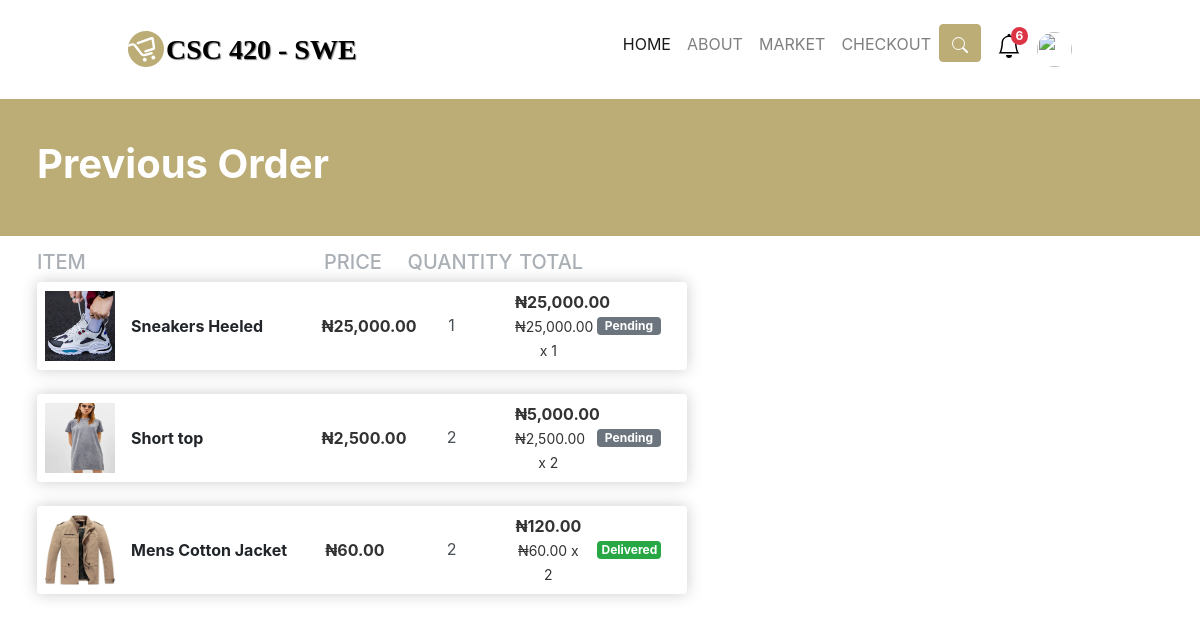
Page /user/order/ (signed in) on the committed database.
### products/models.py (models this page shows, shortened)
class ProductImage(models.Model):
    product = models.ForeignKey(Product, on_delete=models.CASCADE)
    image = models.ImageField(default='2placeholder_test_b9l9NT5.png', upload_to='product_images')
    date_posted = models.DateTimeField(default=datetime.now)

class Checkout(models.Model):
    user = models.ForeignKey(settings.AUTH_USER_MODEL, on_delete=models.CASCADE)
    product = models.ForeignKey(Product, on_delete=models.CASCADE)
    quantity = models.IntegerField(default=0)
    complete = models.BooleanField(default=False, null=True, blank=True)
    date_posted = models.DateTimeField(default=datetime.now)
    class Meta:
        ordering = ["-date_posted"]
    @property
    def get_total(self):
        total = self.product.price * self.quantity
        return total

class Product(models.Model):
    id = models.UUIDField(default=uuid.uuid4, unique=True, primary_key=True, editable=False)
    name = models.CharField(max_length=100)
    price = models.FloatField(default=0)
    description = models.TextField()
    category = models.ForeignKey(Category, on_delete=models.CASCADE)
    rating_count = models.FloatField(default=0)
    product_purchase = models.IntegerField(default=0)
    shipping_fee = models.FloatField(default=10)
    date_posted = models.DateTimeField(default=datetime.now)
    date_updated = models.DateTimeField(auto_now=True)
    delivery_period = models.IntegerField(default=0)
    class Meta:
        ordering = ["-date_posted"]

class Order(models.Model):
    ORDER_CATEGORIES = [
        ("Pending", "Pending"), ("Delivered", "Delivered"),
    ]
    user = models.ForeignKey(settings.AUTH_USER_MODEL, on_delete=models.CASCADE)
    transaction_id = models.CharField(max_length=30)
    order_item = models.ManyToManyField(Checkout, related_name="order_item")
    default_order_item = models.CharField(max_length=1000, null=True, blank=True)
    reference = models.CharField(max_length=500, null=True, blank=True)
    default_price = models.FloatField(default=0)
    ordered = models.BooleanField(default=False)
    date_posted = models.DateTimeField(default=datetime.now)
    address = models.CharField(max_length=500, null=True, blank=True)
    order_status = models.CharField(choices=ORDER_CATEGORIES, max_length=50)
    coupon = models.ForeignKey(Coupon, on_delete=models.SET_NULL, null=True, blank=True)  # Optional foreign key
    class Meta:
        ordering = ["-date_posted"]

### users/views.py (the view)
# urls.py: path("user/order/", user_view.user_orders, name="user_orders"),
@login_required
def user_orders(request):
    check_out_list = Checkout.objects.filter(user=request.user, complete=False).order_by("-id")
    get_cart_total = sum([item.get_total for item in check_out_list])
    notification = Notification.objects.filter(user=request.user, is_seen=False).order_by("-id")[:10]
    notification_count = Notification.objects.filter(user=request.user, is_seen=False).count()
    if get_cart_total >= 30000:
        get_shipping_fee = 0
    else:
        get_shipping_fee = sum([item.product.shipping_fee for item in check_out_list])
    previous_orders = Order.objects.filter(user=request.user)
    context = {
        "check_out_list": check_out_list,
        "get_shipping_fee": get_shipping_fee,
        "get_cart_total": get_cart_total,
        "get_cart_items": total_cart_items(request),
        "notification": notification,
        "notification_count": notification_count,
        'orders': previous_orders,
        'items': previous_orders,
    }
    return render(request, 'users/previous_order.html', context)

### products/views.py (called while the page is built)
def total_cart_items(request):
    check_out_list = Checkout.objects.filter(user=request.user, complete=False)
    get_cart_items = sum([item.quantity for item in check_out_list])
    return get_cart_items

### users/templates/users/previous_order.html (shortened to what this page needs)
{% extends 'products/base.html' %}
{% load static %}
{% load humanize %}
{% load filtertags %}
{% block content %}
<div class="section">
    <div class="container py-5" style="height: 18vh;">
        <h1><b>Previous Order</b></h1>
    </div>
</div>
<div class="container mb-5">
    <div class="search-category">
        <div class="row">
            <div class="col-lg-9">
                <section>
                    <div class="cart-row d-md-flex d-none">
                        <div style="flex:4;opacity: .7" class="mr-2">
                            <h5 class="text-muted">ITEM</h5>
                        </div>
                        <div style="flex:4;opacity: .7"></div>
                        <div style="flex:2;opacity: .7"></div>
                        <div style="flex:3;opacity: .7"><h5 class="text-muted">PRICE</h5></div>
                        <div style="flex:4;opacity: .7"><h5 class="text-muted">QUANTITY</h5></div>
                        <div style="flex:6;opacity: .7">
                            <h5 class="text-muted">TOTAL</h5>
                        </div>
                    </div>
                    {% for i in items %}
                    {% for item in i.order_item.all %}
                    <div class="box-element" style="background-color:#fff !important;">
                        <div class="cart">
                            <div class="cart-body">
                                <div class="cart-item">
                                    <div class="d-flex align-items-center text-left text-md-center row">
                                        <div class="col-12 col-md-5">
                                            <div class="d-flex align-items-center">
                                                <a href="#">
                                                    {% if item.product.productimage_set.all %}
                                                    {% for product_image in item.product.productimage_set.all %}
                                                    {% if forloop.first %}
                                                    <img height="70px" width="70px" src="{{ product_image.image.url }}"
                                                         alt=""
                                                         class="row-ima">
                                                    {% endif %}
                                                    {% endfor %}
                                                    {% else %}
                                                    <img height="70px" width="70px" src="{{ item.product.image.url }}"
                                                         alt=""
                                                         class="row-ima">{% endif %}
                                                </a>
                                                <div class="cart-title text-left"
                                                     style="overflow-wrap: break-word !important;">
                                                    <a class="text-dark link-animated"
                                                       style="overflow-wrap: break-word;"
                                                       href="#">
                                                        <strong style="overflow-wrap: break-word;">
                                                            {{ item.product.name }}
                                                        </strong>
                                                    </a>
                                                    <br>
                                                </div>
                                            </div>
                                        </div>
                                        <div class="mt-4 mt-md-0 col-12 col-md-7">
                                            <div class="align-items-center row">
                                                <div class="col-md-3">
                                                    <div class="row">
                                                        <b class="text-right text-md-center col-6 col-md-12">
                                                            ₦{{ item.product.price|floatformat:'2'|intcomma }}
                                                        </b>
                                                    </div>
                                                </div>
                                                <div class="col-md-3">
                                                    <div class="align-items-center row">
                                                        <div class="col-5 col-sm-3 col-md-12">
                                                            <div class="d-flex align-items-center">
                                                                <b class="text-center border-0 border-md input-items form-control">
                                                                    {{ item.quantity }}
                                                                </b>
                                                            </div>
                                                        </div>
                                                    </div>
                                                </div>
                                                <div class="col-md-3">
                                                    <div class="row">
                                                        <b class="text-right text-md-center col-6 col-md-12">
                                                            ₦{{ item.get_total|floatformat:'2'|intcomma }}
                                                            <br>
                                                            <small>₦{{ item.product.price|floatformat:'2'|intcomma }} x
                                                                {{ item.quantity }}</small>
                                                        </b>
                                                    </div>
                                                </div>
                                                {% if i.order_status == "Delivered" %}
                                                <div class="d-md-block d-none badge badge-success text-center col-2">
                                                    {{ i.order_status }}
                                                </div>
                                                {% else %}
                                                <div class="d-md-block d-none badge badge-secondary text-center col-2">
                                                    {{ i.order_status }}
                                                </div>
                                                {% endif %}
                                            </div>
                                        </div>
                                    </div>
                                </div>
                            </div>
                        </div>
                    </div>
                    <br>
                    {% endfor %}
                    {% endfor %}
                </section>
                <br>
                <br>
                <br>
            </div>
        </div>
    </div>
</div>
{% endblock %}

### products/templates/products/navbar.html (style rules this page uses)
body { padding-top: 3rem; padding-bottom: 0rem; color: #5a5a5a; overflow-x: hidden; }

### users/templates/users/previous_order.html (style rules this page uses)
.section { background: #bcac76; border-color: #bcac76; color: #fff; position: relative; }
.search-category { position: absolute; top: 250px; width: 73%; margin-bottom: 35rem !important; }
.cart-title { margin-left: 1rem; overflow-wrap: break-word; }
.text-left { text-align: left!important; }
.link-animated { position: relative; text-decoration: none; }
.text-dark { color: #212529!important; }
.text-muted { color: #868e96!important; }
.text-center { text-align: center!important; }
.border-0 { border: 0!important; }

### products/templates/products/base.html (style rules this page uses)
.box-element, .dropdown-menu { box-shadow:hsl(0, 0%, 80%) 0 0 16px; background-color: ; border-radius: 4px; padding: 8px; }
.container { padding-right: 7px; padding-left: 7px; }
.form-control { box-shadow: none!important; }
.text-center { text-align: center!important; }
.border-0 { border-width: 0!important; }
.border-0 { border: 0!important; }
.form-control { background-color: #fff; background-clip: padding-box; border: 1px solid #e4e6ef; appearance: none; border-radius: .65rem; box-shadow: inset 0 1px 2px rgb(0 0 0 / 8%); transition: border-color .15s ease-in-out,box-shadow .15s ease-in-out; }

### rows in the picture
Order: order_status "Pending"
Checkout: product.name "Sneakers Heeled", product.price "25,000.00", quantity "1", get_total "25,000.00"
ProductImage: image (picture)
Checkout: product.name "Short top", product.price "2,500.00", quantity "2", get_total "5,000.00"
ProductImage: image (picture)
Order: order_status "Delivered"
Checkout: product.name "Mens Cotton Jacket", product.price "60.00", quantity "2", get_total "120.00"
ProductImage: image (picture)

### other values in the picture
{{ notification_count|add:get_cart_items|intword }} "6"
